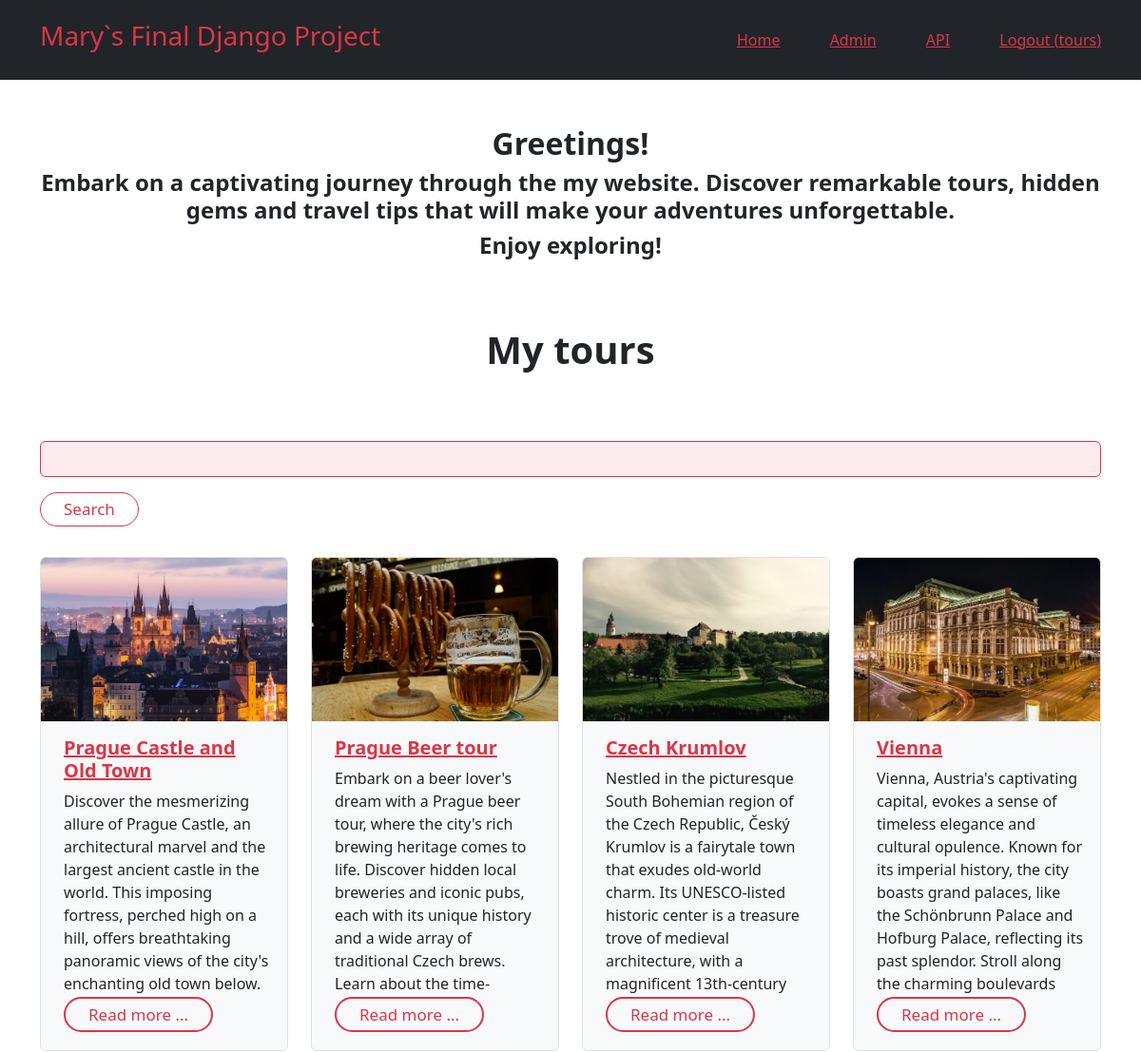
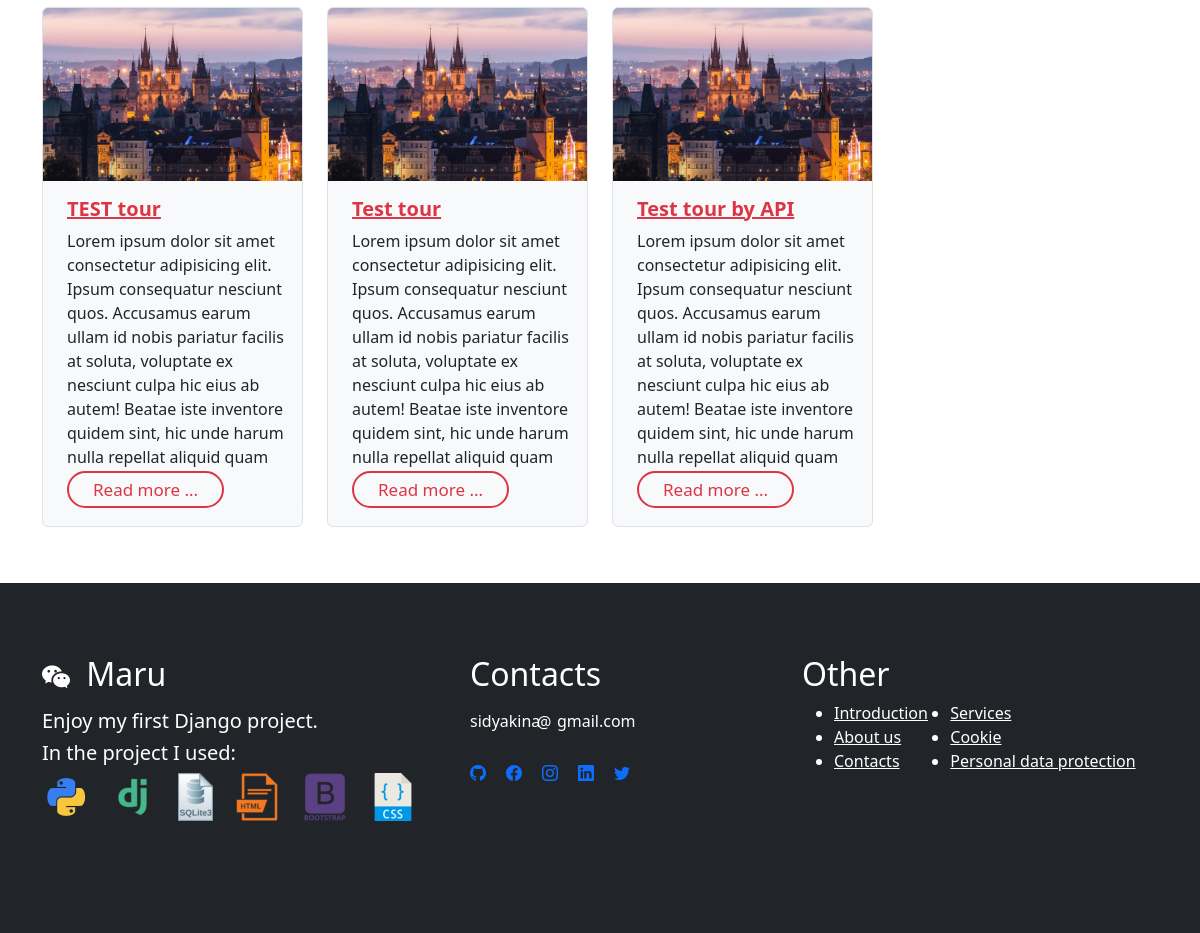
The app's page / (signed in) with its own data (2 pictures, top to bottom).
### shop/models.py (models this page shows, shortened)
class Tour(models.Model):
    title = models.CharField(max_length=300)
    description = models.CharField(max_length=900)
    price = models.IntegerField()
    place_qty = models.IntegerField()
    image = models.ImageField(upload_to='shop/images/')
    meeting_time = models.CharField(max_length=5)
    meeting_place = models.CharField(max_length=100)
    duration = models.FloatField(blank=True)
    category = models.ForeignKey(Category, on_delete=models.CASCADE)
    created_at = models.DateTimeField(default=timezone.now)

### shop/views.py (the view)
# urls.py: path('', include(api.urls), name='index')
def index(request):
    searchTerm = request.GET.get('searchTour')
    if searchTerm:
        tours = Tour.objects.filter(title__icontains=searchTerm)
    else:
        tours = Tour.objects.all()
    return render(request=request, template_name='shop/tours.html', context={'searchTerm': searchTerm, 'tours': tours})

### templates/shop/tours.html (shortened to what this page needs)
{% extends 'base.html' %}
{% block content %}
<section id="kardy">
    <div class="container pt-5 pb-3 text-center">
        <h2 class="fw-bold">Greetings!</h2>
        <h4 class="fw-bold">Embark on a captivating journey through the my website. Discover remarkable tours, hidden gems and travel tips that will make your adventures unforgettable.</h4>
        <h4 class="fw-bold">Enjoy exploring!</h4>
    </div>
    <div class="container pt-5 pb-3 text-center">
        <h1 class="fw-bold">My tours</h1>
    </div>
    <div class="container pt-5 pb-3">
        <form action="">
            <div class="mb-3 linie">
                <input type="text" name="searchTour" class="form-control bg-danger bg-opacity-10 border border-1 border-danger">
            </div>
            <button type="submit" class="btn btnwhite border border-danger border-1 rounded-pill px-4 py-1 my-3 text-danger">
                Search
            </button>
        </form>
    </div>
    <div class="container d-flex justify-content-between gy-2 pb-5">
        <div class="row row-cols-1 row-cols-md-2 row-cols-lg-3 row-cols-xl-4">
            {% for tour in tours %}
            <div v-for="tour in tours" class="col mb-2">
                <div class="blog card h-100 bg-light border rounded">
                    <img class="card-img-top" src="{{ tour.image.url }}" alt="photo">
                    <div class="card-body" style="height: 18rem; overflow: hidden;">
                        <h5 class="card-title fw-bold ms-2"><a class="text-danger" href="{{tour.id}}">{{ tour.title }}</a></h5>
                        <p class="card-text ms-2">{{ tour.description }}</p>
                    </div>
                    <div class="card-footer mb-3 border-0 bg-light">
                        <a class="btnwhite border border-danger border-2 rounded-pill px-4 text-danger ms-2"
                        href="{% url 'shop:single_tour' tour.id %}">Read more ...</a>
                    </div>
                </div>
            </div>
            {% endfor %}
        </div>
    </div>
</section>
{% endblock %}

### templates/base.html (shortened to what this page needs)
<!DOCTYPE html>
{% load static %}
<html lang="en">
<head>
    <link href="https://cdn.jsdelivr.net/npm/bootstrap@5.3.0/dist/css/bootstrap.min.css" rel="stylesheet"
>
    <link rel="stylesheet" href="https://cdn.jsdelivr.net/npm/bootstrap-icons@1.10.5/font/bootstrap-icons.css"> {% comment %} icons {% endcomment %}
    <link rel="stylesheet" type="text/css" href="{%static '../static/style.css'%}">
</head>
<body>
    <nav class="navbar navbar-dark bg-dark sticky-top p-3">
        <div class="container">
            <a href="{% url 'shop:index'%}" class="navbar-brand text-danger"><h3>Mary`s Final Django Project</h3></a>
            <span class="navbar-text">
                <a href="{% url 'shop:index'%}" class="me-5 text-danger">Home</a>
                <a href="/admin/" class="me-5 text-danger" target="_blank">Admin</a>
                <a href="api/v1/" class="me-5 text-danger" target="_blank">API</a>
                {% if user.is_authenticated %}
                <a class="text-danger" href="{% url 'logoutaccount' %}">Logout ({{ user.username }})</a>
                {% else %}
                <a class="me-4 text-danger" href="{% url 'loginaccount' %}">Login</a>
                <a class="text-danger" href="{% url 'signupaccount' %}">Sign Up</a>
                {% endif %}
            </span>
        </div>
    </nav>
    <main>
            {% block content %}
            {% endblock %}
    </main>
    <footer class="bg-dark pt-4">
        <div class="container text-white py-5">
            <div class="row pb-5">
                <div class="col-12 col-md-6 col-lg-4 mb-3">
                    <h2 class="mb-3"><i class="bi bi-wechat fs-3 me-2"></i> Maru</h2>
                    <h5>Enjoy my first Django project.</h5><h5>In the project I used:</h5>
                        <div class="foot_icons">
                            <ul>
                                <li><a href="https://docs.python.org/3/" target="_blank"><img src="../media/shop/images/icon_python.png" alt="Python"></a></li>
                                <li><a href="https://docs.djangoproject.com/en/4.2/" target="_blank"><img src="../media/shop/images/icon_django.png" alt="Django"></a></li>
                                <li><a href="https://www.sqlite.org/index.html" target="_blank"><img src="../media/shop/images/icon_sqlite3.png" alt="SQLite3"></a></li>
                                <li><a href="#" target="_blank"><img src="../media/shop/images/icon_html.png" alt="HTML"></a></li>
                                <li><a href="https://getbootstrap.com/" target="_blank"><img src="../media/shop/images/icon_bootstrap.png" alt="Bootstrap"></a></li>
                                <li><a href="#" target="_blank"><img src="../media/shop/images/icon_css.png" alt="CSS"></a></li>
                            </ul>
                        </div>
                </div>
                <div class="col-12 col-md-6 col-lg-4 mb-3">
                    <h2 class="mb-3 ps-5">Contacts</h2>
                    <p class="mb-1 ps-5">sidyakina &nbsp;&nbsp;&nbsp;gmail.com</p>
                    <span class="at ps-5">@</span>
                    <div class="foot_icons">
                        <ul class="ps-5">
                            <li><a href="https://www.github.com/"><i class="bi bi-github"></i></a></li>
                            <li><a href="https://www.facebook.com/"><i class="bi bi-facebook"></i></a></li>
                            <li><a href="https://www.instagram.com/"><i class="bi bi-instagram"></i></a></li>
                            <li><a href="https://www.linkedin.com/"><i class="bi bi-linkedin"></i></a></li>
                            <li><a href="https://www.twitter.com/"><i class="bi bi-twitter"></i></a></li>
                        </ul>
                    </div>
                </div>
                <div class="col-12 col-lg-4">
                    <h2>Other</h2>
                    <ul class="columns-2 d-flex">
                        <li><a href="#">Introduction</a></li>
                        <li><a href="#">About us</a></li>
                        <li><a href="#">Contacts</a></li>
                        <li><a href="#">Services</a></li>
                        <li><a href="#">Cookie</a></li>
                        <li><a href="#">Personal data protection</a></li>
                    </ul>
                </div>
            </div>
        </div>
    </footer>
</body>
</html>

### shop/static/style.css (style rules this page uses)
.foot_icons ul { list-style-type: none; display: inline-flex; margin: 0; padding: 0; }
.foot_icons ul li { margin-right: 20px; justify-content: start; }
.columns-2 { height: 80px; flex-direction: column; flex-wrap: wrap; }
.columns-2 a { color: white; }
.at { position: relative; top: -27px; left: 67px; }
.linie { display: inline; }
.blog>img { transition: all 1s; }
.btnwhite { text-decoration: none; padding: 5px; font-size: 17px; }

### records on screen
Tour: image (picture), title "Prague Castle and Old Town", description "Discover the mesmerizing allure of Prague Castle, an architectural marvel and the largest ancient castle in the world. This imposing fortress, perched high on a hill, offers breathtaking panoramic views of the city's enchanting old town below.…"
Tour: image (picture), title "Prague Beer tour", description "Embark on a beer lover's dream with a Prague beer tour, where the city's rich brewing heritage comes to life. Discover hidden local breweries and iconic pubs, each with its unique history and a wide array of traditional Czech brews. Learn about the…"
Tour: image (picture), title "Czech Krumlov", description "Nestled in the picturesque South Bohemian region of the Czech Republic, Český Krumlov is a fairytale town that exudes old-world charm. Its UNESCO-listed historic center is a treasure trove of medieval architecture, with a magnificent 13th-century…"
Tour: image (picture), title "Vienna", description "Vienna, Austria's captivating capital, evokes a sense of timeless elegance and cultural opulence. Known for its imperial history, the city boasts grand palaces, like the Schönbrunn Palace and Hofburg Palace, reflecting its past splendor. Stroll along the charming boulevards…"
Tour: image (picture), title "TEST tour", description "Lorem ipsum dolor sit amet consectetur adipisicing elit. Ipsum consequatur nesciunt quos. Accusamus earum ullam id nobis pariatur facilis at soluta, voluptate ex nesciunt culpa hic eius ab autem! Beatae iste inventore quidem sint, hic unde harum nulla repellat aliquid quam…"
Tour: image (picture), title "Test tour", description "Lorem ipsum dolor sit amet consectetur adipisicing elit. Ipsum consequatur nesciunt quos. Accusamus earum ullam id nobis pariatur facilis at soluta, voluptate ex nesciunt culpa hic eius ab autem! Beatae iste inventore quidem sint, hic unde harum nulla repellat aliquid quam…"
Tour: image (picture), title "Test tour by API", description "Lorem ipsum dolor sit amet consectetur adipisicing elit. Ipsum consequatur nesciunt quos. Accusamus earum ullam id nobis pariatur facilis at soluta, voluptate ex nesciunt culpa hic eius ab autem! Beatae iste inventore quidem sint, hic unde harum nulla repellat aliquid quam…"

### other values on screen
{{ user.username }} "tours"
